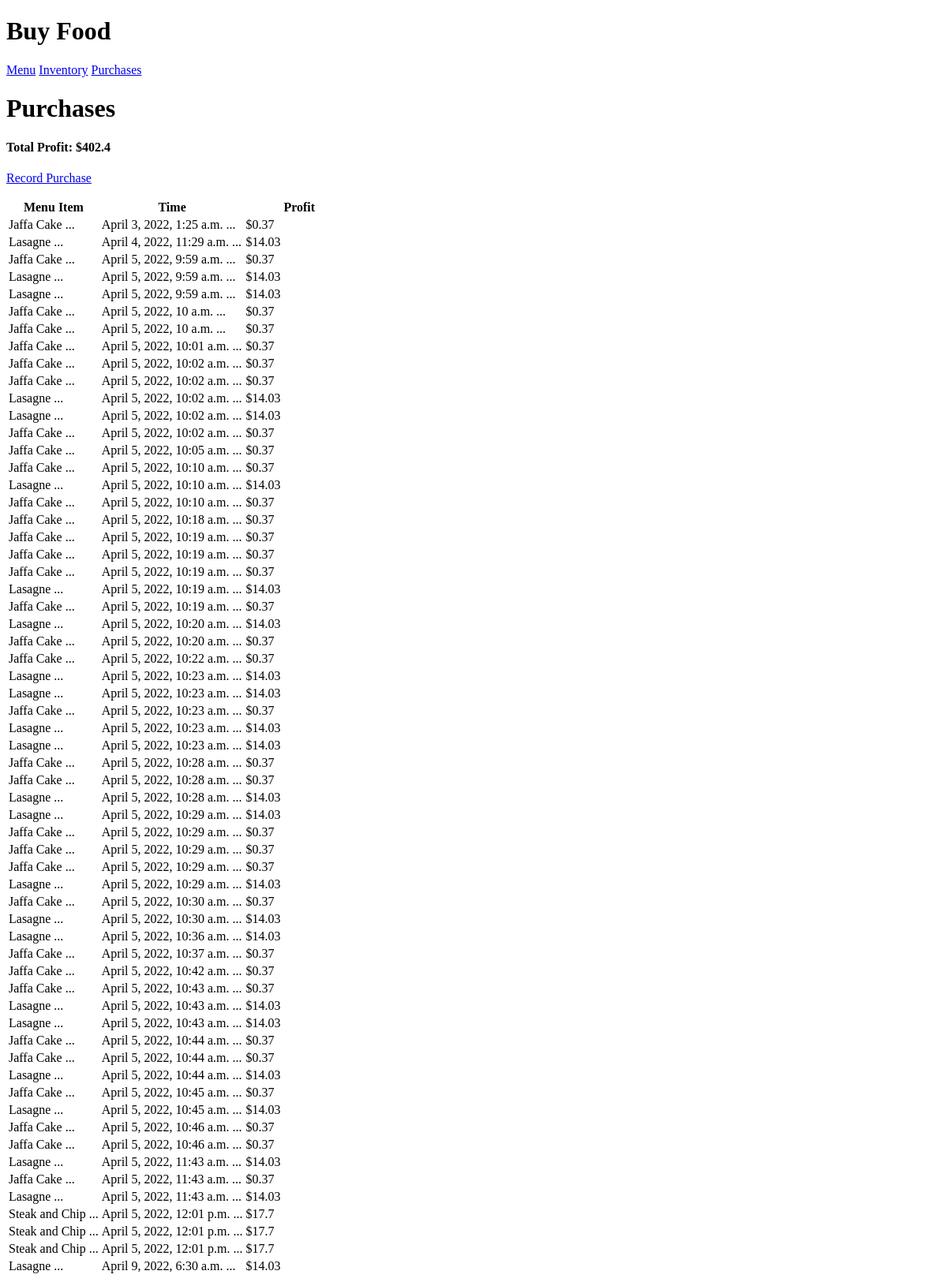
Before: /buy-food/purchases/ with the older database file.
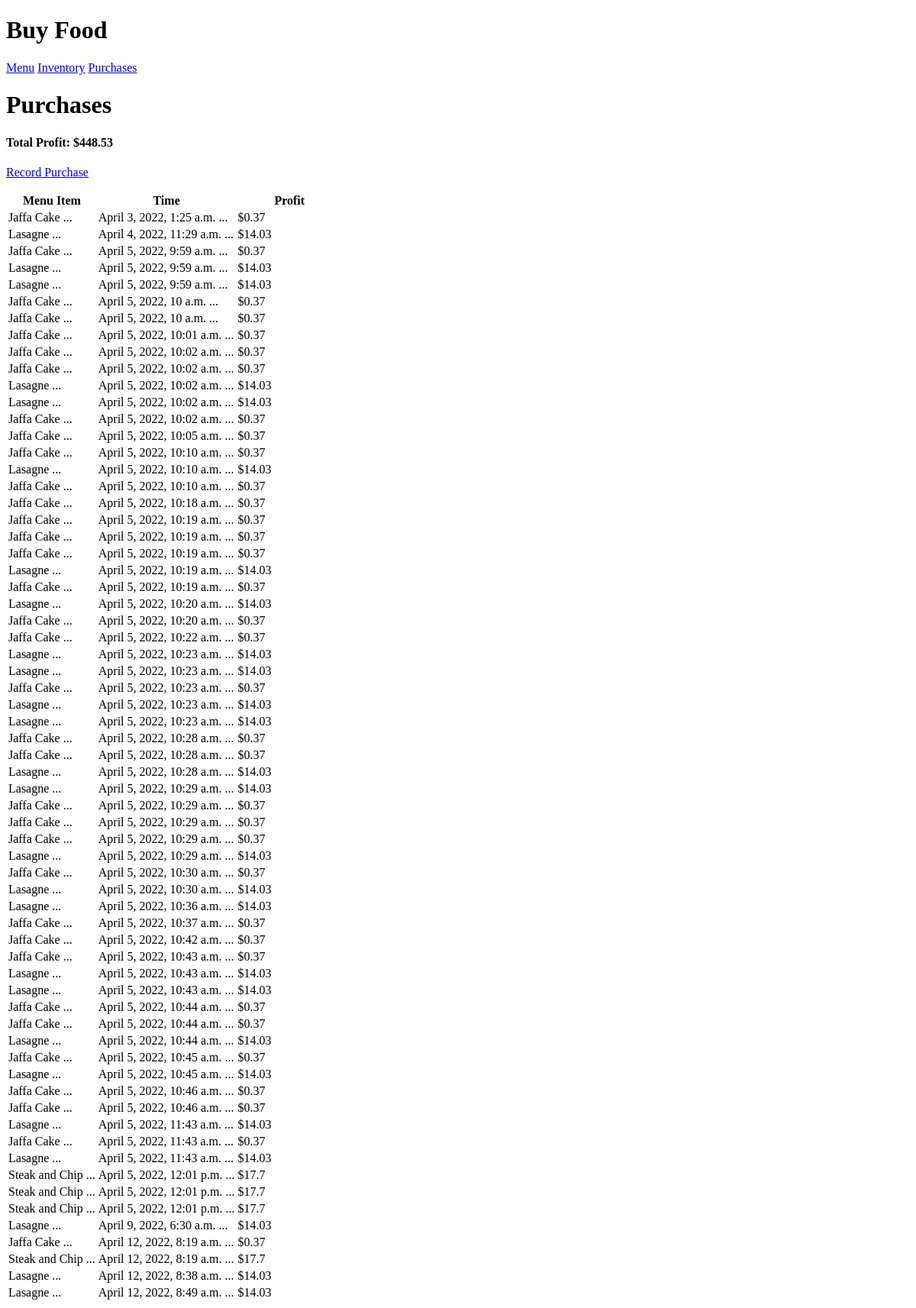
After: the same page with the newer database file.
### DelightsApp/models.py (models this page shows, shortened)
class Purchase(models.Model):
    menu_item = models.ForeignKey(MenuItems,on_delete=models.CASCADE)
    time_stamp = models.DateTimeField(auto_now_add=True)
    def profit(self):
        return round(self.menu_item.price - self.menu_item.total_cost(),2)

class MenuItems(models.Model):
    item = models.CharField(unique=True,max_length=200)
    price = models.FloatField(default=0)
    slug = models.SlugField()
    def get_ingredients(self):
        return RecipeRequirement.objects.filter(menu_item=self)
    def total_cost(self):
        cost_sum = 0
        ingredients = self.get_ingredients()
        for i in ingredients:
            cost_sum+=i.cost()
        return round(cost_sum,2)
    def __str__(self):
        return self.item

class RecipeRequirement(models.Model):
    menu_item = models.ForeignKey(MenuItems, on_delete=models.CASCADE)
    ingredient = models.ForeignKey(Ingredients, on_delete=models.CASCADE)
    quantity = models.FloatField(default = 0)
    slug = models.SlugField()
    def get_unit_price(self):
        return self.ingredient.unit_price
    def cost(self):
        quantity = self.quantity
        unit_price = self.get_unit_price()
        cost = quantity * unit_price
        return round(cost,2)

class Ingredients(models.Model):
    Ingredient = models.CharField(unique=True,max_length=200)
    quantity = models.FloatField(default=0)
    unit_price = models.FloatField(default=0)
    unit = models.CharField(max_length=10)

### DelightsApp/views.py (the view)
# urls.py: path('purchases/', views.Purchase_view.as_view(), name="purchases"),
class Purchase_view(ListView):
    model = Purchase
    template_name = 'DelightsApp/purchases.html'
    def revenue(self):
        revenue=0
        for i in Purchase.objects.all():
            revenue += i.profit()
        revenue = round(revenue,2)
        return revenue
    def get_context_data(self, **kwargs):
        context = super().get_context_data(**kwargs)
        context = {'revenue':self.revenue(),
        'purchases':Purchase.objects.all()}
        return context

### DelightsApp/templates/DelightsApp/purchases.html
{% extends 'base.html' %}
{% block content %}
<h1>Purchases</h1>
<h4>Total Profit: ${{revenue}}</h4>
<p><a class="nav-item" href="{% url 'add_purchase' %}">Record Purchase</a></p>
<table class ='purchases-table'>
    <thead>
        <tr>
            <th>Menu Item</th>
            <th>Time</th>
            <th></th>
            <th>Profit</th>
        </tr>
    </thead>
    <tbody>
    {% for purchase in purchases %}
    <tr>
        <td>{{purchase.menu_item}}  ...</td>
        <td>{{purchase.time_stamp}} ...</td>
        <td>${{purchase.profit}}    </td>
    </tr>
    {% endfor %}
    </tbody>
</table>
{% endblock %}

Changed rows visible on the page:
added Purchase: menu_item "Jaffa Cake", time_stamp "April 12, 2022, 8:19 a.m.", profit "0.37"
added Purchase: menu_item "Steak and Chip", time_stamp "April 12, 2022, 8:19 a.m.", profit "17.7"
added Purchase: menu_item "Lasagne", time_stamp "April 12, 2022, 8:38 a.m.", profit "14.03"
added Purchase: menu_item "Lasagne", time_stamp "April 12, 2022, 8:49 a.m.", profit "14.03"
Other visible differences:
{{ revenue }}: "402.4" → "448.53"
